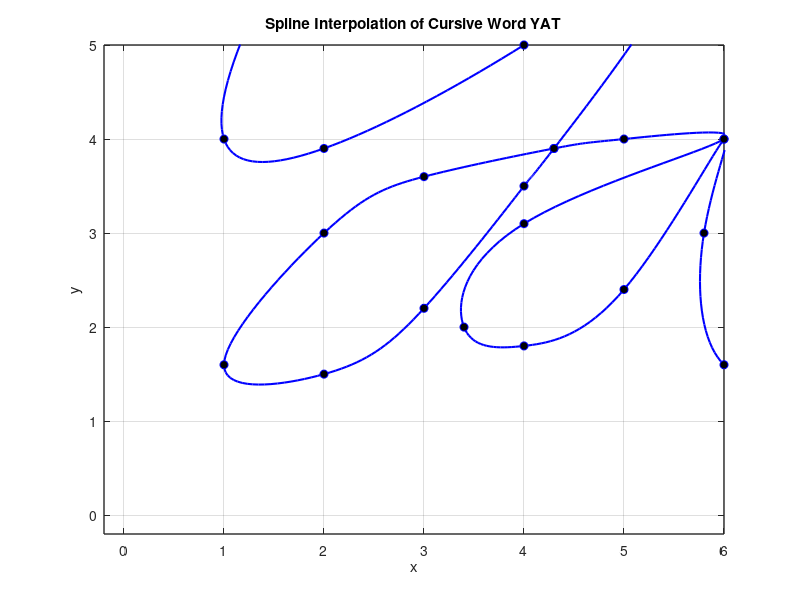

Recreate this plot in MATLAB.
% x and y coordinates for the word 'yat'
x3 = [1.6 1.0 2.0 4.0 5.5 4.3 4.0 3.0 2.0 1.0 2.0 3.0 4.3 5.0 6.0 4.0 ...
  3.4 4.0 5.0 6.0 5.8 6.0 7.1 8.0 7.4 8.6 9.5 9.5 8.5 7.4 8 7.8 6.5 9.5];
y3 = [6.0 4.0 3.9 5.0 5.8 3.9 3.5 2.2 1.5 1.6 3.0 3.6 3.9 4.0 4.0 3.1 ...
  2.0 1.8 2.4 4.0 3.0 1.6 2.4 5.0 2.0 2.0 3.0 3.0 2.0 2.0 5.0 4.4 4.4 4.4];
 

 n = length(x3);
 t = 0:n-1; % Parametric coordinate t
 tt = 0:0.05:n-1; % Denser coordinate tt for spline interpolation

 % Spline interpolation polynomials
 xx = spline(t, x3, tt);
 yy = spline(t, y3, tt);

 % Plotting the result (x, y) spline curve word 'yat'
 figure(1)
 plot(xx, yy, 'b', 'LineWidth', 1.5) % plot spline
 hold on
 plot(x3, y3, 'bo', 'MarkerFaceColor', 'k') % plot data points
 axis([-0.2 6 -0.2 5])
 grid on
 title('Spline Interpolation of Cursive Word YAT')
 xlabel('x')
 ylabel('y')
 set(gca, 'FontSize', 10, 'LineWidth', 1)
 grid on